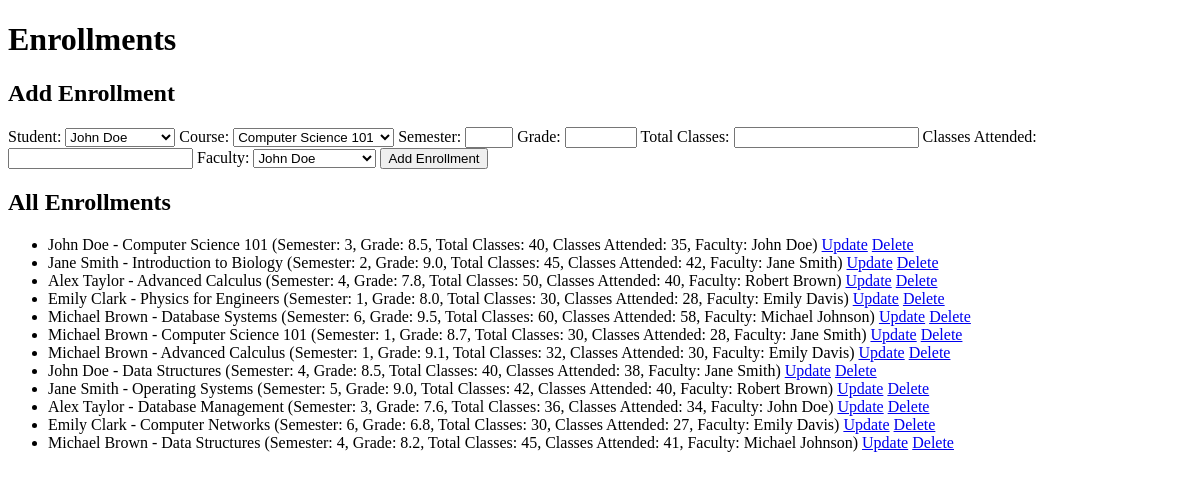
The app's page /enrollments/, older data.
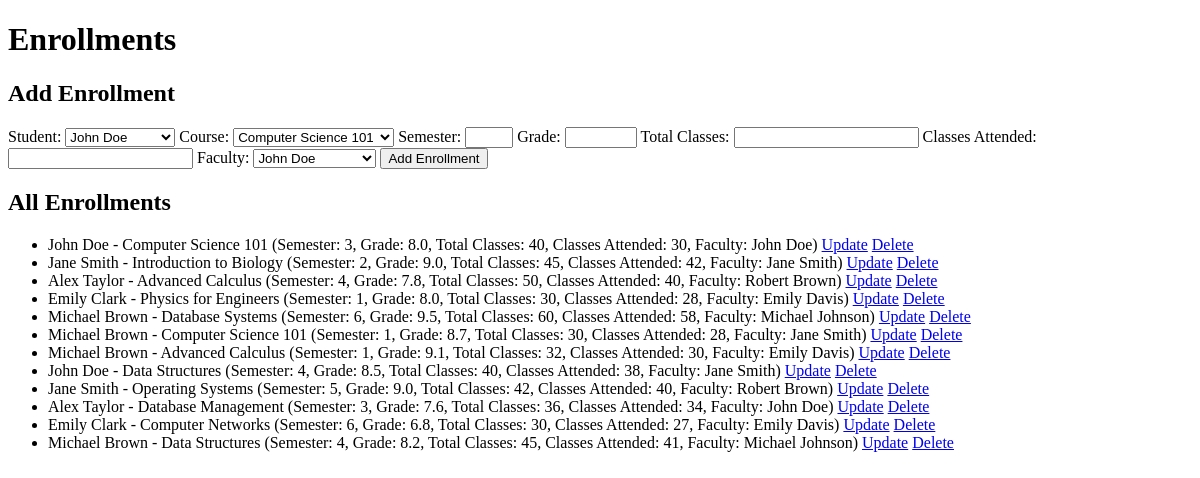
The same page, newer data.
### flask_server/university/models.py (models this page shows, shortened)
class Enrollment(db.Model):
    __tablename__ = 'enrollments'
    enrollment_id = db.Column(db.Integer, primary_key=True, autoincrement=True)
    student_id = db.Column(db.Integer, db.ForeignKey('students.student_id'), nullable=False)
    course_id = db.Column(db.Integer, db.ForeignKey('courses.course_id'), nullable=False)
    faculty_id = db.Column(db.Integer, db.ForeignKey('faculty.faculty_id'), nullable=True)  # New column for faculty reference
    semester = db.Column(db.Integer, nullable=False)
    grade = db.Column(db.Float, nullable=True)  # Nullable to allow grades to be set later
    total_classes = db.Column(db.Integer, nullable=True)  # New column for total classes
    classes_attended = db.Column(db.Integer, nullable=True)  # New column for classes attended
    student = db.relationship('Student', backref='enrollments')
    course = db.relationship('Course', backref='enrollments')
    faculty = db.relationship('Faculty', backref='enrollments')  # New relationship for faculty

class Student(db.Model):
    __tablename__ = 'students'
    student_id = db.Column(db.Integer, primary_key=True, autoincrement=True)
    first_name = db.Column(db.String(123), nullable=False)
    last_name = db.Column(db.String(123), nullable=False)
    dob = db.Column(db.Date, nullable=False)
    gender = db.Column(
        db.String(6),
        db.CheckConstraint("gender IN ('Male', 'Female', 'Other')"),
        nullable=False,
    )
    email = db.Column(db.String(255), unique=True, nullable=False)
    phone_number = db.Column(db.String(15), nullable=True)
    department_id = db.Column(db.Integer, db.ForeignKey('departments.department_id'), nullable=False)
    address = db.Column(db.String(255), nullable=True)
    join_date = db.Column(db.Date, nullable=False, default=datetime.utcnow)
    department = relationship('Department', back_populates='students')

class Course(db.Model):
    __tablename__ = 'courses'
    course_id = db.Column(db.Integer, primary_key=True, autoincrement=True)
    course_name = db.Column(db.String(255), nullable=False)
    course_code = db.Column(db.String(50), unique=True, nullable=False)
    department_id = db.Column(db.Integer, db.ForeignKey('departments.department_id'), nullable=False)
    credits = db.Column(db.Integer, nullable=False)
    semester = db.Column(db.String(50), nullable=False)
    department = relationship('Department', back_populates='courses')
    class_schedules = relationship('ClassSchedule', back_populates='course')
    faculty_members = relationship(
        'Faculty',
        secondary='faculty_course_association',
        back_populates='courses',
    )

class Faculty(db.Model):
    __tablename__ = 'faculty'
    faculty_id = db.Column(db.Integer, primary_key=True, autoincrement=True)
    first_name = db.Column(db.String(123), nullable=False)
    last_name = db.Column(db.String(123), nullable=False)
    email = db.Column(db.String(255), unique=True, nullable=False)
    phone_number = db.Column(db.String(15), nullable=True)
    department_id = db.Column(db.Integer, ForeignKey('departments.department_id'), nullable=False)
    hire_date = db.Column(Date, nullable=False)
    class_schedules = relationship('ClassSchedule', back_populates='faculty')
    department = relationship('Department', back_populates='faculty')
    courses = relationship(
        'Course',
        secondary='faculty_course_association',
        back_populates='faculty_members',
    )

### flask_server/university/routes.py (the view, shortened to what this page needs)
@app.route("/enrollments/", methods=['POST', 'GET'])
def enrollments():
    enrollments = Enrollment.query.all()
    students = Student.query.all()
    courses = Course.query.all()
    faculties = Faculty.query.all()  # Get all faculty members
    return render_template('enrollments.html', enrollments=enrollments, students=students, courses=courses, faculties=faculties)

### flask_server/templates/dashboards/enrollments.html (shortened to what this page needs)
<!DOCTYPE html>
<html>
<head>
</head>
<body>
  <h1>Enrollments</h1>
  <h2>Add Enrollment</h2>
  <form action="{{ url_for('enrollments') }}" method="post">
    <label for="student_id">Student:</label>
    <select name="student_id" required>
      {% for student in students %}
      <option value="{{ student.student_id }}">{{ student.first_name }} {{ student.last_name }}</option>
      {% endfor %}
    </select>
    <label for="course_id">Course:</label>
    <select name="course_id" required>
      {% for course in courses %}
      <option value="{{ course.course_id }}">{{ course.course_name }}</option>
      {% endfor %}
    </select>
    <label for="semester">Semester:</label>
    <input type="number" name="semester" min="1" max="8" required>
    <label for="grade">Grade:</label>
    <input type="number" name="grade" min="0" max="10" step="0.1">
    <label for="total_classes">Total Classes:</label>
    <input type="number" name="total_classes" min="0" required>
    <label for="classes_attended">Classes Attended:</label>
    <input type="number" name="classes_attended" min="0" required>
    <label for="faculty_id">Faculty:</label>
    <select name="faculty_id" required>
      {% for faculty in faculties %}
      <option value="{{ faculty.faculty_id }}">{{ faculty.first_name }} {{ faculty.last_name }}</option>
      {% endfor %}
    </select>
    <button type="submit">Add Enrollment</button>
  </form>
  <h2>All Enrollments</h2>
  <ul>
    {% for enrollment in enrollments %}
    <li>
      {{ enrollment.student.first_name }} {{ enrollment.student.last_name }} - {{ enrollment.course.course_name }}
      (Semester: {{ enrollment.semester }}, Grade: {{ enrollment.grade or 'N/A' }},
      Total Classes: {{ enrollment.total_classes or 'N/A' }},
      Classes Attended: {{ enrollment.classes_attended or 'N/A' }},
      Faculty: {{ enrollment.faculty.first_name }} {{ enrollment.faculty.last_name }})
      <a href="{{ url_for('enrollments_update', id=enrollment.enrollment_id) }}">Update</a>
      <a href="{{ url_for('enrollments_delete', id=enrollment.enrollment_id) }}">Delete</a>
    </li>
    {% endfor %}
  </ul>
</body>
</html>

Row changes from the older to the newer data that the page shows:
changed Enrollment (number 1 of 12 on the later page): grade "8.5" → "8.0"; classes_attended "35" → "30"
